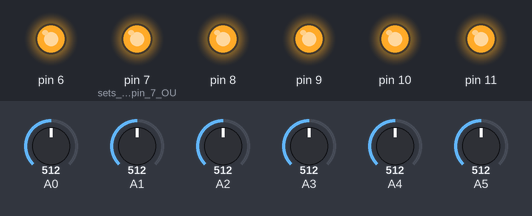
Bench run of a sketch on a simulated Arduino Uno, built with avr-gcc and run on an emulated ATmega328P. Parts: output pins drawn as LEDs (lit = HIGH). Inputs (shaded band) come from the test bench; at power-on: A0 = 512, A1 = 512, A2 = 512, A3 = 512, A4 = 512, A5 = 512. What the sketch prints to the serial monitor is not drawn.

Above: at 0.1 s.
Timing chart, 0 to 1.6 s (numbered marks = the images above):
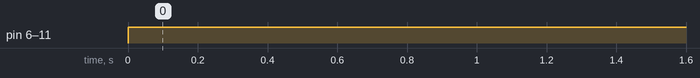

Measured:
- by itself, pin 6, pin 7 (sets_the_digital_pin_7_OU), pin 8–11: LOW → HIGH at 0.00 s

The sketch:

Datalogger1_figaro_sensors.ino
```cpp
// code for the TGS2611-EOO_ana

//Gas Sensor Pin
#define a A0
#define b A1
#define c A2
#define d A3
#define e A4
#define f A5


void setup()
{
Serial.begin(9600); // opens serial port, sets data rate 9600 bps

 pinMode(11, OUTPUT);
  pinMode(10, OUTPUT);
  pinMode(9, OUTPUT);
  pinMode(8, OUTPUT);
  pinMode(7, OUTPUT);            // sets the digital pin 7 OUTPUT
  pinMode(6, OUTPUT);


}

void loop()
{
   // analog A0 in sensor a
  float VRL_a;

  VRL_a = analogRead(A0)*(5.0/1023.0);


  // analog A1 in sensor b
  float VRL_b;

  VRL_b = analogRead(A1)*(5.0/1023.0);


    // analog A2 in sensor c
 float VRL_c;

  VRL_c = analogRead(A2)*(5.0/1023.0);


  // analog A3 in sensor d
  float VRL_d;

  VRL_d = analogRead(A3)*(5.0/1023.0);


 // analog A4 in sensor e
  float VRL_e;

  VRL_e = analogRead(A4)*(5.0/1023.0);


// analog A5 in sensor f
  float VRL_f;


  VRL_f = analogRead(A5)*(5.0/1023.0);


   // digital pins for the Voltage heater VH 5 voltage

  digitalWrite(11, HIGH);   // sets the digital 11 ON

  digitalWrite(10, HIGH);   // sets the digital 10 ON

  digitalWrite(9, HIGH);   // sets the digital 9 ON

  digitalWrite(8, HIGH);   // sets the digital 8 ON

  digitalWrite(7, HIGH);   // sets the digital 7 ON

  digitalWrite(6, HIGH);   // sets the digital 6 ON


// print the data

   Serial.print("D1:  ");
  Serial.print("      ");

  Serial.print(VRL_a);
  Serial.print("     ");

  Serial.print(VRL_b);
  Serial.print("     ");

  Serial.print(VRL_c);
  Serial.print("    ");

  Serial.print(VRL_d);
  Serial.print("    ");

  Serial.print(VRL_e);
  Serial.print("    ");

  Serial.println(VRL_f);


  delay(1000);   // 1 sec


}
```
